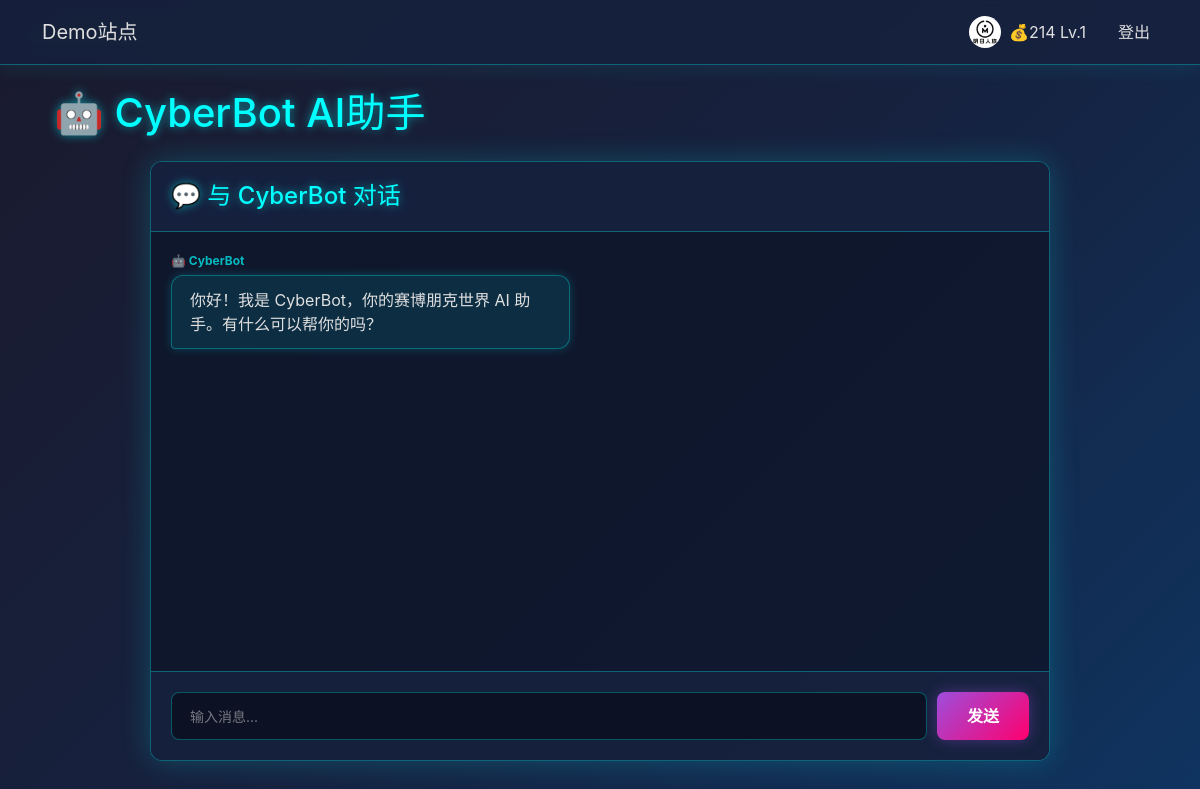
The app's page /ai-assistant/ (signed in) with its own data.
### web/models.py (models this page shows, shortened)
class UserProfile(models.Model):
    user = models.OneToOneField(User, on_delete=models.CASCADE, related_name="profile")
    avatar = models.ImageField(upload_to="avatars/", blank=True, null=True, verbose_name="头像")
    nickname = models.CharField(max_length=50, blank=True, verbose_name="昵称")
    coins = models.IntegerField(default=100, verbose_name="游戏币")
    level = models.IntegerField(default=1, verbose_name="等级")
    experience = models.IntegerField(default=0, verbose_name="经验值")
    last_checkin = models.DateField(null=True, blank=True, verbose_name="上次签到日期")
    bio = models.TextField(blank=True, verbose_name="个性签名")
    class Meta:
        verbose_name = "用户档案"
        verbose_name_plural = "用户档案"

### web/views.py (the view)
# urls.py: path("ai-assistant/", views.ai_assistant, name="ai_assistant"),
def ai_assistant(request):
    return render(request, "web/ai_assistant.html", {})

### web/templates/web/ai_assistant.html (shortened to what this page needs)
{% extends 'web/base.html' %}
{% load static %}
{% block content %}
<div class="container mt-4">
  <h1 class="mb-4" style="color: #00ffff; text-shadow: 0 0 10px rgba(0, 255, 255, 0.5);">
    🤖 CyberBot AI助手
  </h1>
  <div class="chat-container">
    <div class="chat-header">
      <h2>💬 与 CyberBot 对话</h2>
    </div>
    <div class="chat-messages" id="chatMessages">
      <div class="message ai">
        <div>
          <div class="message-label">🤖 CyberBot</div>
          <div class="message-content">
            你好！我是 CyberBot，你的赛博朋克世界 AI 助手。有什么可以帮你的吗？
          </div>
        </div>
      </div>
    </div>
    <div class="chat-input-container">
      <div class="chat-input-form" id="chatForm">
        <input
          type="text"
          class="chat-input"
          id="messageInput"
          placeholder="输入消息..."
          autocomplete="off"
        >
        <button type="button" class="send-button" id="sendButton">
          发送
        </button>
      </div>
    </div>
  </div>
</div>
{% endblock %}

### web/templates/web/base.html (shortened to what this page needs)
<!doctype html>
<html lang="zh-CN">
  <head>
    <link
      href="https://cdn.jsdelivr.net/npm/bootstrap@5.3.3/dist/css/bootstrap.min.css"
      rel="stylesheet"
    >
  </head>
  <body>
    <nav class="navbar navbar-expand-lg navbar-dark mb-4">
      <div class="container">
        <a class="navbar-brand" href="{% url 'web:index' %}">Demo站点</a>
        <div class="collapse navbar-collapse">
          <ul class="navbar-nav ms-auto align-items-center">
            {% if user.is_authenticated %}
              <li class="nav-item me-3">
                <span class="nav-link d-flex align-items-center" style="cursor: default;">
                  {% with profile=user.profile %}
                    {% if profile.avatar %}
                      <img
                        src="{{ profile.avatar.url }}"
                        alt="头像"
                        class="rounded-circle me-2"
                        style="width: 32px; height: 32px; object-fit: cover;"
                      >
                    {% endif %}
                    <span>
                      💰{{ profile.coins }} Lv.{{ profile.level }}
                    </span>
                  {% endwith %}
                </span>
              </li>
              <li class="nav-item">
                <a class="nav-link" href="{% url 'web:logout' %}">登出</a>
              </li>
            {% endif %}
          </ul>
        </div>
      </div>
    </nav>
    <main class="container">
      {% block content %}{% endblock %}
    </main>
  </body>
</html>

### web/templates/web/base.html (style rules this page uses)
:root { --bg-primary: #1a1a2e; --bg-secondary: #16213e; --bg-card: #16213e; --text-primary: #e0e0e0; --text-secondary: #b0b0b0; --neon-cyan: #00ffff; --neon-purple: #9d4edd; --neon-pink: #ff006e; --border-glow: rgba(0, 255, 255, 0.3); }
body { background: linear-gradient(135deg, #1a1a2e 0%, #16213e 50%, #0f3460 100%); background-attachment: fixed; color: var(--text-primary); min-height: 100vh; font-family: -apple-system, BlinkMacSystemFont, 'Segoe UI', 'Microsoft YaHei', sans-serif; }
.navbar { background: rgba(22, 33, 62, 0.85) !important; backdrop-filter: blur(10px); border-bottom: 1px solid var(--border-glow); box-shadow: 0 2px 20px rgba(0, 255, 255, 0.1); }
.navbar-brand, .nav-link { color: var(--text-primary) !important; transition: all 0.3s ease; }
h1, h2, h3, h4, h5, h6 { color: var(--text-primary); }
p, span, div, a { color: var(--text-primary); }
.container { background: transparent; }

### web/templates/web/ai_assistant.html (style rules this page uses)
.chat-container { max-width: 900px; margin: 0 auto; height: calc(100vh - 200px); display: flex; flex-direction: column; background: rgba(22, 33, 62, 0.8); border: 1px solid rgba(0, 255, 255, 0.3); border-radius: 12px; box-shadow: 0 0 30px rgba(0, 255, 255, 0.2); overflow: hidden; }
.chat-header { padding: 20px; border-bottom: 1px solid rgba(0, 255, 255, 0.3); background: rgba(22, 33, 62, 0.9); }
.chat-header h2 { margin: 0; color: #00ffff; text-shadow: 0 0 10px rgba(0, 255, 255, 0.5); font-size: 24px; }
.chat-messages { flex: 1; overflow-y: auto; padding: 20px; background: rgba(10, 15, 30, 0.5); }
.message { margin-bottom: 20px; display: flex; animation: fadeIn 0.3s ease-in; }
.message.ai { justify-content: flex-start; }
.message-content { max-width: 70%; padding: 12px 18px; border-radius: 12px; word-wrap: break-word; line-height: 1.5; }
.message.ai .message-content { background: rgba(0, 255, 255, 0.1); color: #e0e0e0; border: 1px solid rgba(0, 255, 255, 0.3); border-bottom-left-radius: 4px; box-shadow: 0 0 10px rgba(0, 255, 255, 0.2); }
.message-label { font-size: 12px; opacity: 0.7; margin-bottom: 5px; font-weight: bold; }
.message.ai .message-label { text-align: left; color: #00ffff; }
.chat-input-container { padding: 20px; border-top: 1px solid rgba(0, 255, 255, 0.3); background: rgba(22, 33, 62, 0.9); }
.chat-input-form { display: flex; gap: 10px; }
.chat-input { flex: 1; padding: 12px 18px; background: rgba(10, 15, 30, 0.8); border: 1px solid rgba(0, 255, 255, 0.3); border-radius: 8px; color: #e0e0e0; font-size: 14px; transition: all 0.3s ease; }
.chat-input::placeholder { color: rgba(224, 224, 224, 0.5); }
.send-button { padding: 12px 30px; background: linear-gradient(135deg, #9d4edd, #ff006e); border: none; border-radius: 8px; color: #fff; font-weight: bold; cursor: pointer; transition: all 0.3s ease; box-shadow: 0 0 15px rgba(157, 78, 221, 0.4); }

### records on screen
UserProfile: avatar (picture), coins "214", level "1"
